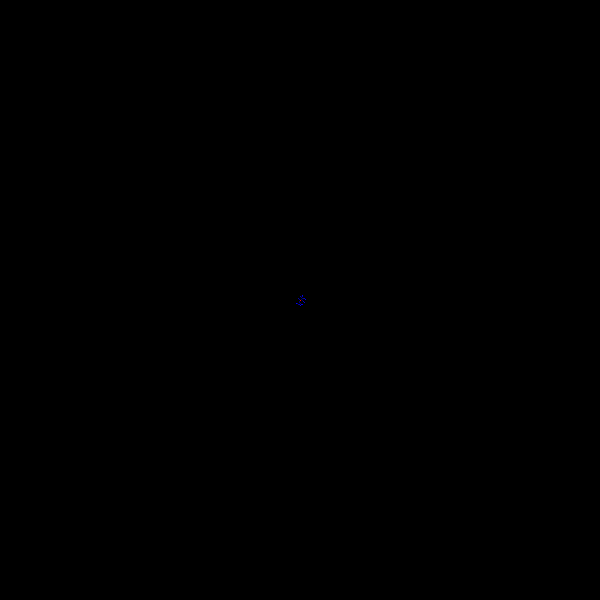
Frame 1 (no input)
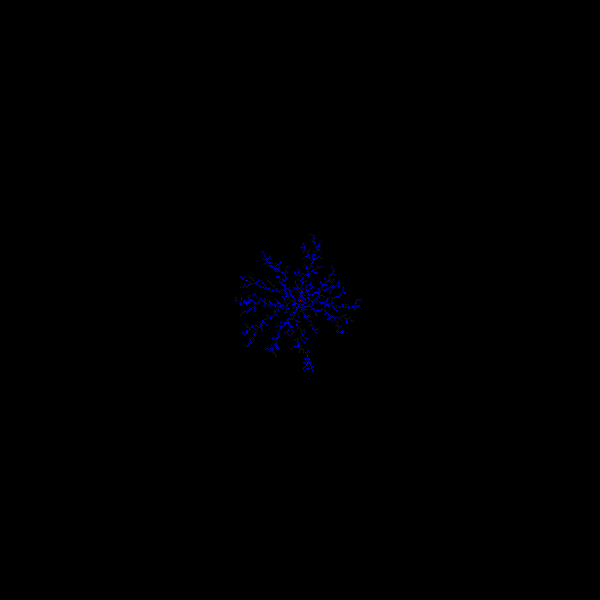
Frame 60 (the mouse pressed at the canvas centre just before this capture)
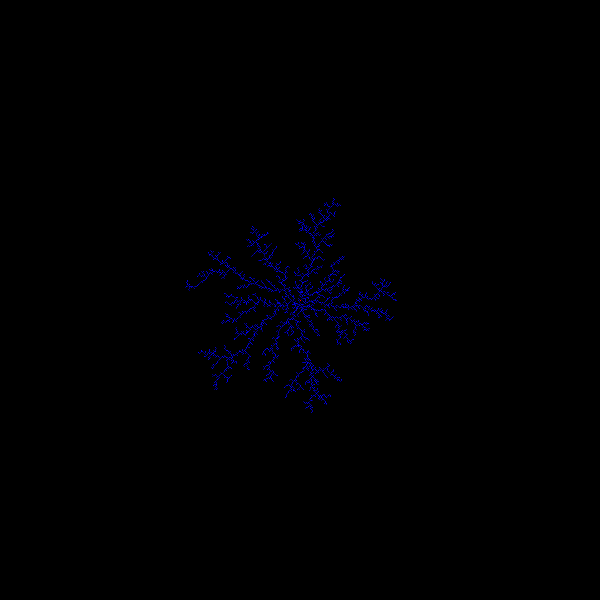
Frame 120 (the mouse held since frame 60 and released just before this capture)

The Processing sketch that drew these frames (run headless with seeded random() and noise(); from frame 60 on, the mouse is pressed at the canvas centre):

// Processing sketch: FractalTree
// ── FractalTree.pde
float x, y;
float dx, dy;

void setup() {
  size(600, 600);
  background(0);
  x = width/2;
  y = height/2;
  set(int(x), int(y), color(255, 0, 0));
  set(int(x), int(y), color(255, 0, 0));
  reRandom();
//  noLoop();
}

int counter = 0;
float radius = 4;

int rand;
void draw() {
  loadPixels();
  for(int a = 0; a < 26; a++) {
    while(!nearby()) {
      switch(int(random(4))) {
      case 0: //left
        dx--;
        break;
      case 1: //right
        dx++;
        break;
      case 2: //up
        dy--;
        break;
      case 3: //down
        dy++;
        break;
      }
      if(dist(x, y, dx, dy) > radius*1.5)
        reRandom();
    }
    setAt(dx, dy, color(0, 0, 100+155*a/26));
    reRandom();
    radius += .05;
  }
  updatePixels();
  //  println(frameRate);
}

float ang;
void reRandom() {
  ang = random(0, TWO_PI);
  dx = x+cos(ang)*radius;
  dy = y+sin(ang)*radius;
}

int nx, ny;
boolean nearby() {
  for(nx = -1; nx < 2; nx++) {
    for(ny = -1; ny < 2; ny++) {
      if(getAt(dx+nx, dy+ny) != color(0)) return true;
    }
  }
  return false;
}

void setAt(int x, int y, int c) {
  if(x < 0 | x > width-1 | y < 0 | y > height-1) return;
  pixels[y*width+x] = c;
}

void setAt(float x, float y, int c) {
  setAt(int(x), int(y), c);
}

int getAt(int x, int y) {
  if(x < 0 | x > width-1 | y < 0 | y > height-1) return 0;
  return pixels[y*width+x];
}

int getAt(float x, float y) {
  return getAt(int(x), int(y));
}
